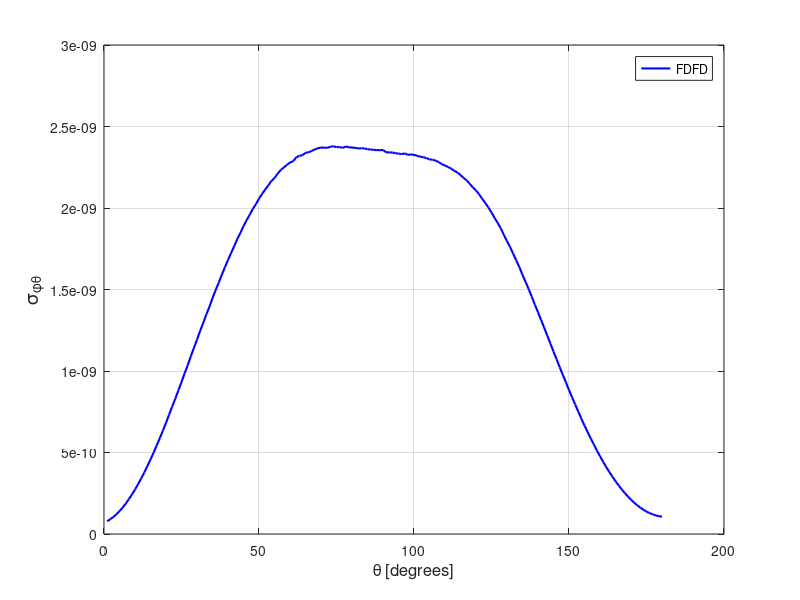

Write the MATLAB code that produced this figure.
spt = [ 
    1  0.77904398E-10
    2  0.90371745E-10
    3  0.10421873E-09
    4  0.12063572E-09
    5  0.14039353E-09
    6  0.16204653E-09
    7  0.18618636E-09
    8  0.21332952E-09
    9  0.24163471E-09
   10  0.27277761E-09
   11  0.30563060E-09
   12  0.34103156E-09
   13  0.37745890E-09
   14  0.41735354E-09
   15  0.45692136E-09
   16  0.49888366E-09
   17  0.54366139E-09
   18  0.58788835E-09
   19  0.63430156E-09
   20  0.68200312E-09
   21  0.73226492E-09
   22  0.78178830E-09
   23  0.83061785E-09
   24  0.88118035E-09
   25  0.93201180E-09
   26  0.98559139E-09
   27  0.10345935E-08
   28  0.10899825E-08
   29  0.11413031E-08
   30  0.11923050E-08
   31  0.12460210E-08
   32  0.12942004E-08
   33  0.13468129E-08
   34  0.13931363E-08
   35  0.14472284E-08
   36  0.14958086E-08
   37  0.15415761E-08
   38  0.15904346E-08
   39  0.16363051E-08
   40  0.16809968E-08
   41  0.17237890E-08
   42  0.17654788E-08
   43  0.18099378E-08
   44  0.18469257E-08
   45  0.18884942E-08
   46  0.19250421E-08
   47  0.19583097E-08
   48  0.19942838E-08
   49  0.20228341E-08
   50  0.20577535E-08
   51  0.20864239E-08
   52  0.21139064E-08
   53  0.21383051E-08
   54  0.21661157E-08
   55  0.21832094E-08
   56  0.22104087E-08
   57  0.22325750E-08
   58  0.22491451E-08
   59  0.22648572E-08
   60  0.22792965E-08
   61  0.22866522E-08
   62  0.23100992E-08
   63  0.23203335E-08
   64  0.23233335E-08
   65  0.23385467E-08
   66  0.23417626E-08
   67  0.23501312E-08
   68  0.23596642E-08
   69  0.23664175E-08
   70  0.23711435E-08
   71  0.23704820E-08
   72  0.23687068E-08
   73  0.23758409E-08
   74  0.23786344E-08
   75  0.23735349E-08
   76  0.23738673E-08
   77  0.23691971E-08
   78  0.23772824E-08
   79  0.23724882E-08
   80  0.23708768E-08
   81  0.23691380E-08
   82  0.23656599E-08
   83  0.23661160E-08
   84  0.23659141E-08
   85  0.23604254E-08
   86  0.23587667E-08
   87  0.23565629E-08
   88  0.23551279E-08
   89  0.23546607E-08
   90  0.23556546E-08
   91  0.23422899E-08
   92  0.23408133E-08
   93  0.23405979E-08
   94  0.23362183E-08
   95  0.23337801E-08
   96  0.23304518E-08
   97  0.23353932E-08
   98  0.23261186E-08
   99  0.23289992E-08
  100  0.23257523E-08
  101  0.23205804E-08
  102  0.23150422E-08
  103  0.23118423E-08
  104  0.23062747E-08
  105  0.22982740E-08
  106  0.22962379E-08
  107  0.22900348E-08
  108  0.22814886E-08
  109  0.22679789E-08
  110  0.22608544E-08
  111  0.22513540E-08
  112  0.22418372E-08
  113  0.22280635E-08
  114  0.22177518E-08
  115  0.22022002E-08
  116  0.21851478E-08
  117  0.21686775E-08
  118  0.21487527E-08
  119  0.21260547E-08
  120  0.21077449E-08
  121  0.20840338E-08
  122  0.20565767E-08
  123  0.20310376E-08
  124  0.20032025E-08
  125  0.19729254E-08
  126  0.19391675E-08
  127  0.19082615E-08
  128  0.18753215E-08
  129  0.18348237E-08
  130  0.17962912E-08
  131  0.17603202E-08
  132  0.17190809E-08
  133  0.16785406E-08
  134  0.16364317E-08
  135  0.15898425E-08
  136  0.15466659E-08
  137  0.15019317E-08
  138  0.14559746E-08
  139  0.14065334E-08
  140  0.13609396E-08
  141  0.13128729E-08
  142  0.12655235E-08
  143  0.12162762E-08
  144  0.11680005E-08
  145  0.11191972E-08
  146  0.10723843E-08
  147  0.10233648E-08
  148  0.97603825E-09
  149  0.93065650E-09
  150  0.88316748E-09
  151  0.83828366E-09
  152  0.79417267E-09
  153  0.75067147E-09
  154  0.70706041E-09
  155  0.66539724E-09
  156  0.62591426E-09
  157  0.58667216E-09
  158  0.54964100E-09
  159  0.51202059E-09
  160  0.47751852E-09
  161  0.44375234E-09
  162  0.41089726E-09
  163  0.38054976E-09
  164  0.35189204E-09
  165  0.32392777E-09
  166  0.29856989E-09
  167  0.27376476E-09
  168  0.25103375E-09
  169  0.23007829E-09
  170  0.21043087E-09
  171  0.19264162E-09
  172  0.17653427E-09
  173  0.16190005E-09
  174  0.14905957E-09
  175  0.13772423E-09
  176  0.12811294E-09
  177  0.12052469E-09
  178  0.11396513E-09
  179  0.10934717E-09
  180  0.10623209E-09
  181  0.10458273E-09
  182  0.10539170E-09
  183  0.10711253E-09
  184  0.11080914E-09
  185  0.11616093E-09
  186  0.12334853E-09
  187  0.13170982E-09
  188  0.14203481E-09
  189  0.15351814E-09
  190  0.16734591E-09
  191  0.18181964E-09
  192  0.19870922E-09
  193  0.21751591E-09
  194  0.23711291E-09
  195  0.25831148E-09
  196  0.28245650E-09
  197  0.30602068E-09
  198  0.33275729E-09
  199  0.36164707E-09
  200  0.38877010E-09
  201  0.41934411E-09
  202  0.45128570E-09
  203  0.48451188E-09
  204  0.51988591E-09
  205  0.55420474E-09
  206  0.59208849E-09
  207  0.62887462E-09
  208  0.66879535E-09
  209  0.70794887E-09
  210  0.74932283E-09
  211  0.78890766E-09
  212  0.83259949E-09
  213  0.87359231E-09
  214  0.91579827E-09
  215  0.95985409E-09
  216  0.10052272E-08
  217  0.10483063E-08
  218  0.10901834E-08
  219  0.11334557E-08
  220  0.11777860E-08
  221  0.12219049E-08
  222  0.12598771E-08
  223  0.13020685E-08
  224  0.13433934E-08
  225  0.13840737E-08
  226  0.14251825E-08
  227  0.14612836E-08
  228  0.15017495E-08
  229  0.15339980E-08
  230  0.15705270E-08
  231  0.16046139E-08
  232  0.16352715E-08
  233  0.16672804E-08
  234  0.16992279E-08
  235  0.17218832E-08
  236  0.17536744E-08
  237  0.17758737E-08
  238  0.18032106E-08
  239  0.18239356E-08
  240  0.18429360E-08
  241  0.18610657E-08
  242  0.18814514E-08
  243  0.18956481E-08
  244  0.19092232E-08
  245  0.19209714E-08
  246  0.19387401E-08
  247  0.19445794E-08
  248  0.19552724E-08
  249  0.19636530E-08
  250  0.19735289E-08
  251  0.19788324E-08
  252  0.19851931E-08
  253  0.19882056E-08
  254  0.19949307E-08
  255  0.19974189E-08
  256  0.19993471E-08
  257  0.20027020E-08
  258  0.20032405E-08
  259  0.20074018E-08
  260  0.20087929E-08
  261  0.20109365E-08
  262  0.20077331E-08
  263  0.20170159E-08
  264  0.20148980E-08
  265  0.20140813E-08
  266  0.20157871E-08
  267  0.20166089E-08
  268  0.20173243E-08
  269  0.20171695E-08
  270  0.20236444E-08
  271  0.20204560E-08
  272  0.20247362E-08
  273  0.20203064E-08
  274  0.20244304E-08
  275  0.20328430E-08
  276  0.20304336E-08
  277  0.20302571E-08
  278  0.20314068E-08
  279  0.20302098E-08
  280  0.20304842E-08
  281  0.20350244E-08
  282  0.20341979E-08
  283  0.20334976E-08
  284  0.20292048E-08
  285  0.20338768E-08
  286  0.20275150E-08
  287  0.20254813E-08
  288  0.20202695E-08
  289  0.20140460E-08
  290  0.20103765E-08
  291  0.20028730E-08
  292  0.19965851E-08
  293  0.19949955E-08
  294  0.19808102E-08
  295  0.19766748E-08
  296  0.19620132E-08
  297  0.19509394E-08
  298  0.19354660E-08
  299  0.19226536E-08
  300  0.19023325E-08
  301  0.18838877E-08
  302  0.18646413E-08
  303  0.18425187E-08
  304  0.18226608E-08
  305  0.18015042E-08
  306  0.17741828E-08
  307  0.17485773E-08
  308  0.17232376E-08
  309  0.16928762E-08
  310  0.16643762E-08
  311  0.16276961E-08
  312  0.15911262E-08
  313  0.15606302E-08
  314  0.15246350E-08
  315  0.14820831E-08
  316  0.14467503E-08
  317  0.14032322E-08
  318  0.13649337E-08
  319  0.13264767E-08
  320  0.12802680E-08
  321  0.12372452E-08
  322  0.11953587E-08
  323  0.11509431E-08
  324  0.11030824E-08
  325  0.10557980E-08
  326  0.10101028E-08
  327  0.96583785E-09
  328  0.92033559E-09
  329  0.86883506E-09
  330  0.82751539E-09
  331  0.78050383E-09
  332  0.73574913E-09
  333  0.68915040E-09
  334  0.64687594E-09
  335  0.60173744E-09
  336  0.55852972E-09
  337  0.51891452E-09
  338  0.47686044E-09
  339  0.43821322E-09
  340  0.39934578E-09
  341  0.36275649E-09
  342  0.32823969E-09
  343  0.29461356E-09
  344  0.26433866E-09
  345  0.23491614E-09
  346  0.20739974E-09
  347  0.18037292E-09
  348  0.15802841E-09
  349  0.13709535E-09
  350  0.11819978E-09
  351  0.10273299E-09
  352  0.88175557E-10
  353  0.76662406E-10
  354  0.67864082E-10
  355  0.61634559E-10
  356  0.57836288E-10
  357  0.56524639E-10
  358  0.58037079E-10
  359  0.62292262E-10
  360  0.68650877E-10
 ]; 
plot(spt(1:180,1),spt(1:180,2),'b-','linewidth',1.5 ); 
grid on 
legend('FDFD');
xlabel('\theta [degrees]','FontSize',12);
ylabel('\sigma_{\phi\theta}','FontSize',14);
